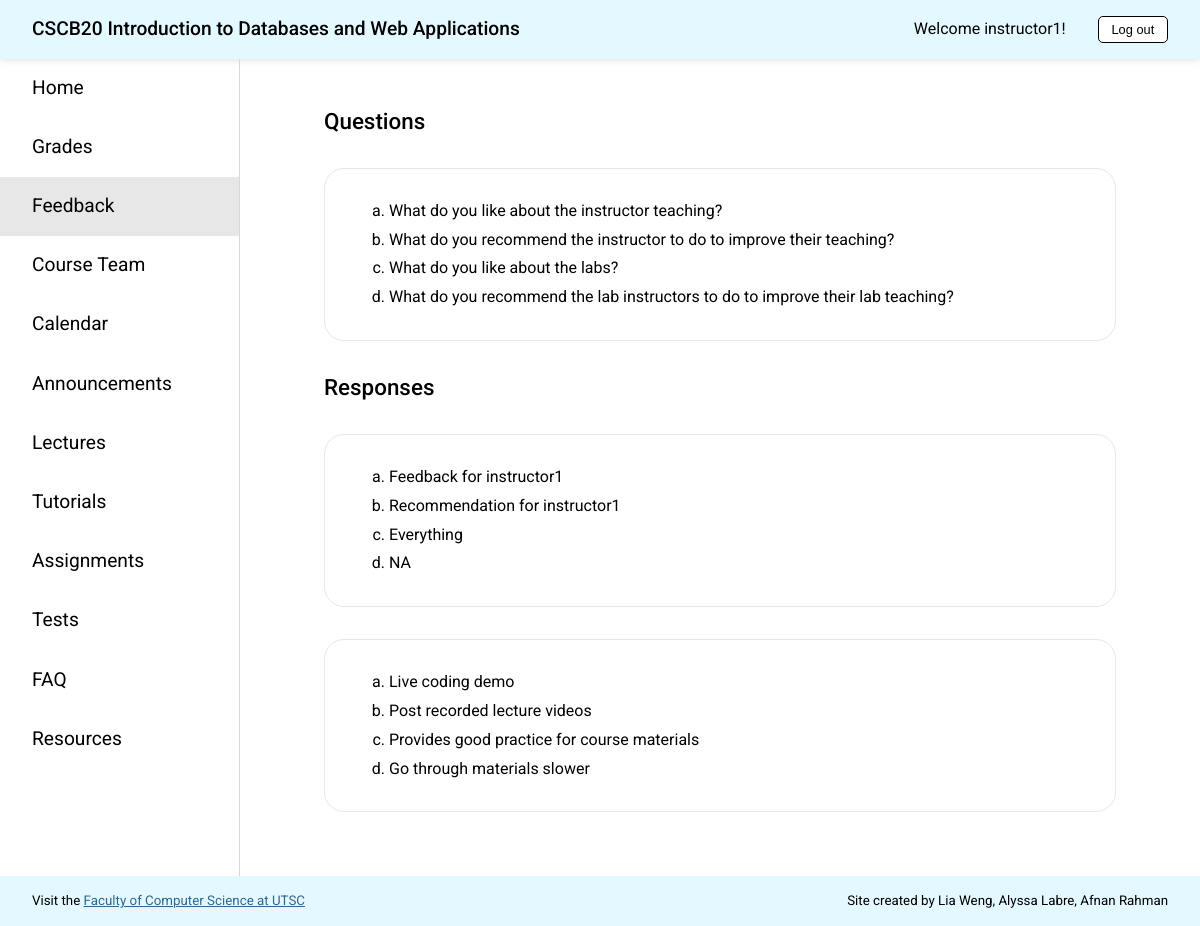
The page /feedback (signed in) on the database as committed earlier.
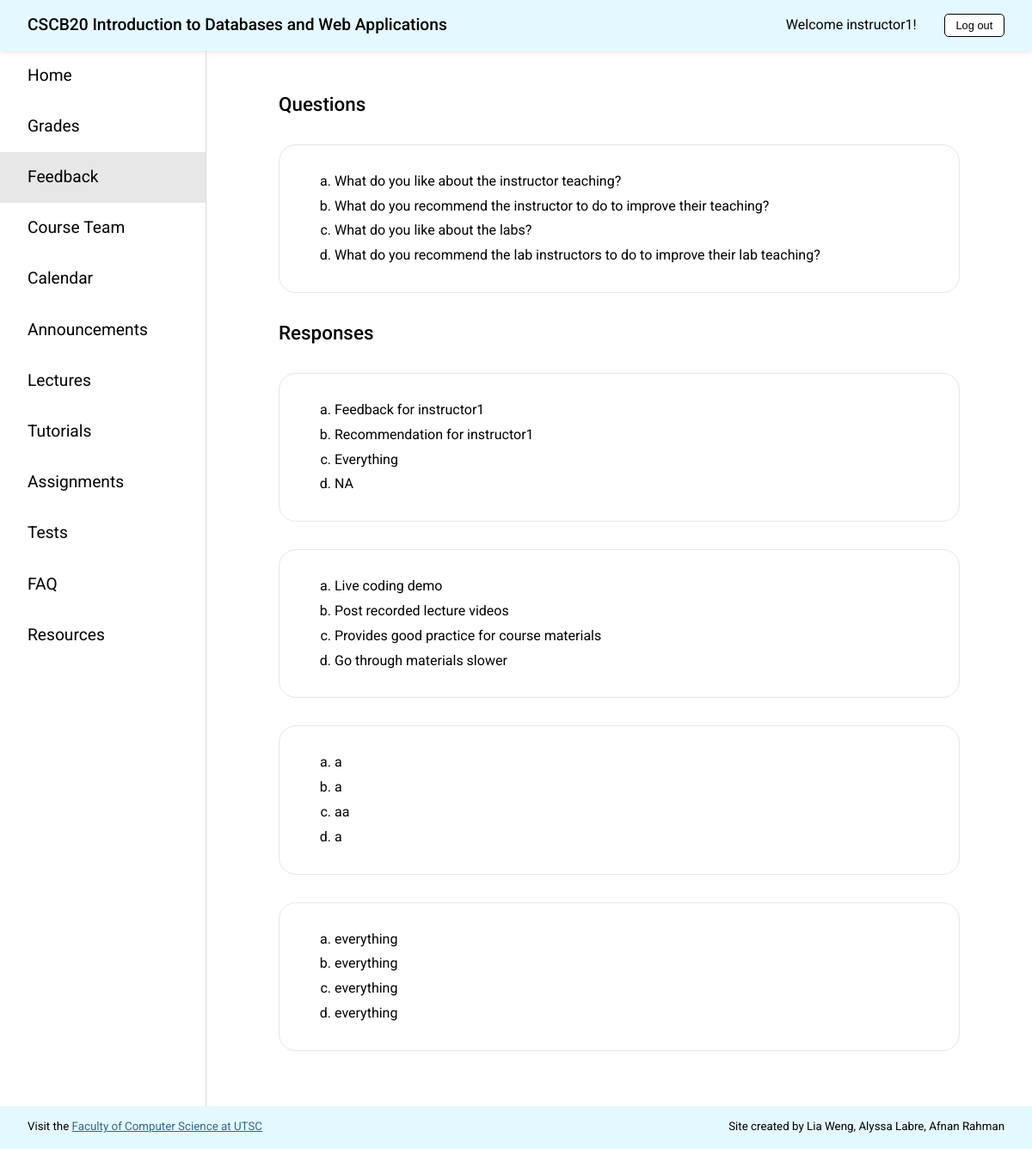
The same page on the database as committed later.
### app.py (models this page shows)
class Feedback(db.Model):
    __tablename__ = 'Feedback'
    id = db.Column(db.Integer, primary_key=True)
    instructor_username = db.Column(db.String(20), db.ForeignKey(
        'Instructor.username'), nullable=False)
    q1 = db.Column(db.String(1000), nullable=False)
    q2 = db.Column(db.String(1000), nullable=False)
    q3 = db.Column(db.String(1000), nullable=False)
    q4 = db.Column(db.String(1000), nullable=False)

### app.py (the view)
@app.route('/feedback', methods=['GET', 'POST'])
def feedback():
    check_authorization()
    instructors = get_instructors()
    if request.method == 'GET':
        if session['type'] == 'student':
            return render_template('feedback_s.html', page='feedback', instructors=instructors)
        else:
            feedbacks = get_feedback(session['user'])
            return render_template('feedback_i.html', page='feedback', feedbacks=feedbacks)
    else:
        return add_feedback(request.form["instructor"], request.form["q1"], request.form["q2"], request.form["q3"], request.form["q4"], instructors)

### app.py (called while the page is built)
def check_authorization():
    if "user" not in session:
        abort(403, "Please sign in to access this page.")

def get_instructors():
    return Instructor.query.all()

def get_feedback(username):
    return Feedback.query.filter_by(instructor_username=username)

### templates/feedback_i.html (shortened to what this page needs)
<!DOCTYPE html>
<html lang="en">
<head>
  <link rel="stylesheet" href="{{ url_for('static', filename='styles.css') }}">
</head>
<body>
  {% extends "template.html" %}
  {% block content %}
  <div class="content">
    <h1 class="page-title">Questions</h1>
    <div class="description">
      <ol class="feedback-response" type="a">
        <li>What do you like about the instructor teaching?</li>
        <li>What do you recommend the instructor to do to improve their teaching?</li>
        <li>What do you like about the labs?</li>
        <li>What do you recommend the lab instructors to do to improve their lab teaching?</li>
      </ol>
    </div>
    <h1 class="page-title">Responses</h1>
    {% for feedback in feedbacks %}
    <div class="description">
      <ol class="feedback-response" type="a">
        <li>{{feedback.q1}}</li>
        <li>{{feedback.q2}}</li>
        <li>{{feedback.q3}}</li>
        <li>{{feedback.q4}}</li>
      </ol>
    </div>
    {% endfor%}
  </div>
  {% endblock %}

### templates/template.html (shortened to what this page needs)
<!DOCTYPE html>
<html lang="en">
<head>
  <link rel="stylesheet" href="{{ url_for('static', filename='styles.css') }}">
</head>
<body>
  <div class="header">
    <h2>CSCB20 <span class="course-title">Introduction to Databases and Web Applications</span></h2>
    <div class="header-right">
      <p>Welcome {{session['user']}}!</p>
      <a href="{{url_for('logout')}}"><button class="logout-button">Log out</button></a>
    </div>
  </div>
  <div class="wrapper">
    <nav>
      <a href="{{ url_for('home') }}" class={% if page=="home" %} "selected" {% endif %}>
        Home
      </a>
      <a href="{{ url_for('grades') }}" class={% if page=="grades" %} "selected" {% endif %}>
        Grades
      </a>
      <a href="{{ url_for('feedback') }}" class={% if page=="feedback" %} "selected" {% endif %}>
        Feedback
      </a>
      <a href="{{ url_for('team') }}" class={% if page=="team" %} "selected" {% endif %}>
        Course&nbsp;Team
      </a>
      <a href="{{ url_for('calendar') }}" class={% if page=="calendar" %} "selected" {% endif %}>
        Calendar
      </a>
      <a href="{{ url_for('announcements') }}" class={% if page=="announcements" %} "selected" {% endif %}>
        Announcements
      </a>
      <a href="{{ url_for('lectures') }}" class={% if page=="lectures" %} "selected" {% endif %}>
        Lectures
      </a>
      <a href="{{ url_for('tutorials') }}" class={% if page=="tutorials" %} "selected" {% endif %}>
        Tutorials
      </a>
      <a href="{{ url_for('assignments') }}" class={% if page=="assignments" %} "selected" {% endif %}>
        Assignments
      </a>
      <a href="{{ url_for('tests') }}" class={% if page=="tests" %} "selected" {% endif %}>
        Tests
      </a>
      <a href="{{ url_for('faq') }}" class={% if page=="faq" %} "selected" {% endif %}>
        FAQ
      </a>
      <a href="{{ url_for('resources') }}" class={% if page=="resources" %} "selected" {% endif %}>
        Resources
      </a>
    </nav>
    {% block content %}
    {% endblock %}
  </div>
  <div class="footer">
    <small>Visit the <a href="https://www.utsc.utoronto.ca/cms/faculty-of-computer-science" target="_blank">Faculty of
        Computer Science
        at UTSC</a></small>
    <small>Site created by Lia Weng, Alyssa Labre, Afnan Rahman</small>
  </div>
</body>
</html>

### static/styles.css (style rules this page uses)
@media screen and (min-width: 770px) { html { font-size: 16px; } }
body { box-sizing: border-box; margin: 0; padding: 0; font-family: "Roboto", sans-serif; line-height: 130%; }
p { margin: 0; }
h1 { font-size: 1.4rem; font-weight: 400; line-height: 130%; margin: 0; }
h2 { font-size: 1.2rem; font-weight: 500; margin: 0; }
a { color: #2f6690; }
ol { padding-left: 2rem; }
li { margin-bottom: 0.5rem; }
li:last-of-type { margin-bottom: 0; }
button { background-color: #e4f9ff; border: 1px solid black; padding: 5px 15px; border-radius: 5px; font-size: 0.9rem; }
.page-title { margin: 1rem 20px 2rem 20px; font-weight: 500; }
.description { margin: 2rem 20px; padding: 2rem; border: 1px solid #e7e7e7; border-radius: 20px; display: flex; flex-direction: column; align-items: flex-start; }
@media screen and (min-width: 551px) { .wrapper { display: grid; grid-template-columns: 1fr 4fr; } }
.header { background-color: #e4f9ff; padding: 1rem 2rem; display: flex; justify-content: space-between; align-items: center; box-shadow: 0 0 8px #d7d7d7; position: sticky; top: 0; z-index: 1; }
.header-right { display: flex; align-items: center; margin-left: 2rem; }
.header-right p { width: auto; }
.logout-button { margin-left: 2rem; background-color: white; border: 1px solid black; border-radius: 5px; font-size: 0.8rem; padding: 0.3rem 0.8rem; }
@media screen and (min-width: 551px) { nav { border-right: 1px solid #d7d7d7; display: flex; flex-direction: column; } }
@media screen and (min-width: 551px) { nav a { color: black; text-decoration: none; font-size: 1.2rem; font-weight: 400; padding: 1.2rem 2rem; } }
.selected { background-color: #e7e7e7; }
.content { min-height: 80vh; }
@media screen and (min-width: 770px) { .content { padding: 2rem 4rem; } }
@media screen and (min-width: 770px) { .footer { background-color: #e4f9ff; height: 5vh; padding: 5px 2rem; display: flex; align-items: center; justify-content: space-between; } }
.feedback-response { margin: 0; }

Rows that differ between the two databases and show on the page:
added Feedback: q1 "a", q2 "a", q3 "aa", q4 "a"
added Feedback: q1 "everything", q2 "everything", q3 "everything", q4 "everything"
